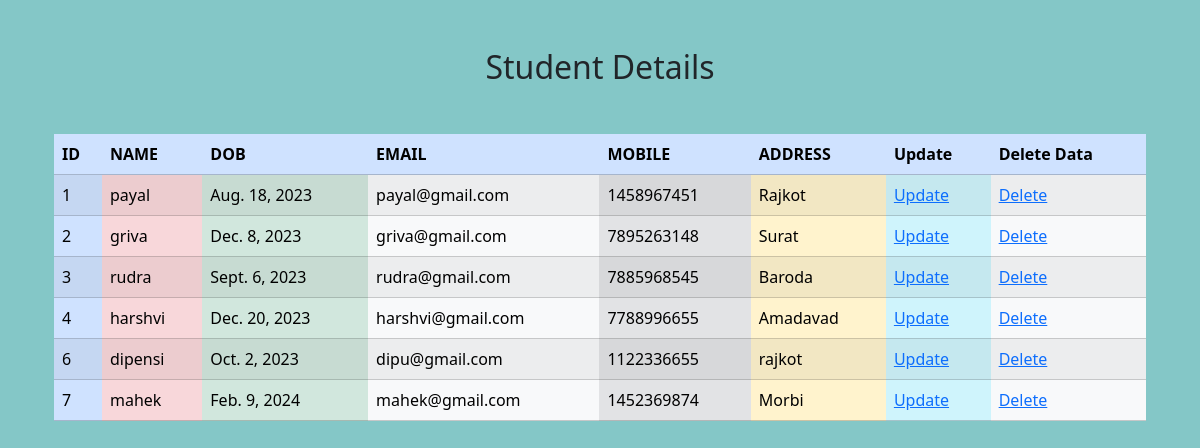
Page /showdata/ on the committed database.
### myapp/models.py (models this page shows, shortened)
class student(models.Model):
    name=models.CharField(max_length=20)
    email=models.EmailField()
    dob=models.DateField()
    mobile=models.BigIntegerField()
    address=models.TextField()

### myapp/views.py (the view)
# urls.py: path('showdata/',views.showdata,name='showdata'),
def showdata(request):
    stdata=student.objects.all()
    return render(request,'showdata.html',{'stdata':stdata})

### templates/showdata.html (shortened to what this page needs)
<!DOCTYPE html>
<html lang="en">
<head>
    <link href="https://cdn.jsdelivr.net/npm/bootstrap@5.3.2/dist/css/bootstrap.min.css" rel="stylesheet"
>
</head>
<body style="background-color: rgb(132, 199, 199);">
    <div class="container my-5">
    <center><h2>Student Details</h2></center>
    <div class="container my-5">
        <table class="table table-striped">
        <thead>
         <tr class="table-primary">
            <th scope="col">ID</th>
            <th scope="col">NAME</th>
            <th scope="col">DOB</th>
            <th scope="col">EMAIL</th>
            <th scope="col">MOBILE</th>
            <th scope="col">ADDRESS</th>
            <th scope="col">Update </th>
            <th scope="col">Delete Data</th>
        </thead>
        {% for i in stdata %}
        <tr class="table-secondary">
            <td class="table-primary">{{i.id}}</td>
            <td class="table-danger">{{i.name}}</td>
            <td class="table-success">{{i.dob}}</td>
            <td class="table-light">{{i.email}}</td>
            <td class="table-secondary">{{i.mobile}}</td>
            <td class="table-warning">{{i.address}}</td>
            <td class="table-info"><a href="/update/{{i.id}}">Update</a></td>
            <td class="table-light"><a href="/deletedata/{{i.id}}">Delete</a></td>
        </tr>
        {% endfor %}
    </div>
    </div>
</body>
</html>

### rows in the picture
student: id "1", name "payal", dob "Aug. 18, 2023", email "payal@gmail.com", mobile "1458967451", address "Rajkot"
student: id "2", name "griva", dob "Dec. 8, 2023", email "griva@gmail.com", mobile "7895263148", address "Surat"
student: id "3", name "rudra", dob "Sept. 6, 2023", email "rudra@gmail.com", mobile "7885968545", address "Baroda"
student: id "4", name "harshvi", dob "Dec. 20, 2023", email "harshvi@gmail.com", mobile "7788996655", address "Amadavad"
student: id "6", name "dipensi", dob "Oct. 2, 2023", email "dipu@gmail.com", mobile "1122336655", address "rajkot"
student: id "7", name "mahek", dob "Feb. 9, 2024", email "mahek@gmail.com", mobile "1452369874", address "Morbi"
